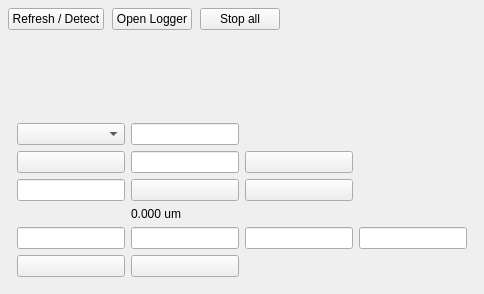
<?xml version="1.0" encoding="UTF-8"?>
<ui version="4.0">
    <class>DockWidget</class>
    <widget class="QDockWidget" name="DockWidget">
        <property name="windowTitle">
            <string>Thorlabs Kinesis Plugin</string>
        </property>
        <widget class="QWidget" name="dockWidgetContents">
            <layout class="QVBoxLayout" name="verticalLayout">
                <property name="spacing">
                    <number>8</number>
                </property>
                <property name="leftMargin">
                    <number>8</number>
                </property>
                <property name="topMargin">
                    <number>8</number>
                </property>
                <property name="rightMargin">
                    <number>8</number>
                </property>
                <property name="bottomMargin">
                    <number>8</number>
                </property>

                <item>
                    <layout class="QHBoxLayout" name="topBarLayout">
                        <item>
                            <widget class="QPushButton" name="pushButton_refresh">
                                <property name="text">
                                    <string>Refresh / Detect</string>
                                </property>
                            </widget>
                        </item>
                        <item>
                            <widget class="QPushButton" name="pushButton_logger">
                                <property name="text">
                                    <string>Open Logger</string>
                                </property>
                            </widget>
                        </item>
                        <item>
                            <widget class="QPushButton" name="pushButton_stop">
                                <property name="text">
                                    <string>Stop all</string>
                                </property>
                            </widget>
                        </item>
                        <item>
                            <spacer name="horizontalSpacerTop">
                                <property name="orientation">
                                    <enum>Qt::Horizontal</enum>
                                </property>
                                <property name="sizeHint" stdset="0">
                                    <size>
                                        <width>40</width>
                                        <height>20</height>
                                    </size>
                                </property>
                            </spacer>
                        </item>
                    </layout>
                </item>

                <item>
                    <widget class="QScrollArea" name="scrollArea_axes">
                        <property name="widgetResizable">
                            <bool>true</bool>
                        </property>
                        <property name="frameShape">
                            <enum>QFrame::NoFrame</enum>
                        </property>
                        <widget class="QWidget" name="scrollAreaWidgetContents_axes">
                            <layout class="QVBoxLayout" name="axisFramesLayout">
                                <property name="spacing">
                                    <number>8</number>
                                </property>
                                <property name="leftMargin">
                                    <number>0</number>
                                </property>
                                <property name="topMargin">
                                    <number>0</number>
                                </property>
                                <property name="rightMargin">
                                    <number>0</number>
                                </property>
                                <property name="bottomMargin">
                                    <number>0</number>
                                </property>
                            </layout>
                        </widget>
                    </widget>
                </item>

                <item>
                    <widget class="QWidget" name="legacyControlBridge" native="true">
                        <property name="visible">
                            <bool>false</bool>
                        </property>
                        <layout class="QGridLayout" name="legacyControlBridgeLayout">
                            <item row="0" column="0">
                                <widget class="QComboBox" name="comboBox_devices" />
                            </item>
                            <item row="0" column="1">
                                <widget class="QLineEdit" name="lineEdit_serial" />
                            </item>
                            <item row="1" column="0">
                                <widget class="QPushButton" name="pushButton_home" />
                            </item>
                            <item row="1" column="1">
                                <widget class="QLineEdit" name="lineEdit_position" />
                            </item>
                            <item row="1" column="2">
                                <widget class="QPushButton" name="pushButton_position" />
                            </item>
                            <item row="2" column="0">
                                <widget class="QLineEdit" name="lineEdit_step" />
                            </item>
                            <item row="2" column="1">
                                <widget class="QPushButton" name="pushButton_stepDown" />
                            </item>
                            <item row="2" column="2">
                                <widget class="QPushButton" name="pushButton_stepUp" />
                            </item>
                            <item row="3" column="1">
                                <widget class="QLabel" name="label_positionValue">
                                    <property name="text">
                                        <string>0.000 um</string>
                                    </property>
                                </widget>
                            </item>
                            <item row="4" column="0">
                                <widget class="QLineEdit" name="lineEdit_trigStart" />
                            </item>
                            <item row="4" column="1">
                                <widget class="QLineEdit" name="lineEdit_trigInterval" />
                            </item>
                            <item row="4" column="2">
                                <widget class="QLineEdit" name="lineEdit_trigCount" />
                            </item>
                            <item row="4" column="3">
                                <widget class="QLineEdit" name="lineEdit_trigWidth" />
                            </item>
                            <item row="5" column="0">
                                <widget class="QPushButton" name="pushButton_applyTrigger" />
                            </item>
                            <item row="5" column="1">
                                <widget class="QPushButton" name="pushButton_disableTrigger" />
                            </item>
                        </layout>
                    </widget>
                </item>
            </layout>
        </widget>
    </widget>
    <resources />
    <connections />
</ui>
